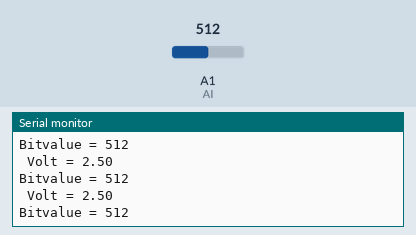
Recording of a sketch running on a simulated Arduino Uno, built with avr-gcc and run on an emulated ATmega328P. On the bench: the last lines printed to the serial monitor. Inputs (shaded band) come from the test bench; at power-on: A1 (AI) = 512.

Above: at 1.2 s.
1.3 s: A1 (AI) set to 105
At 2.2 s:
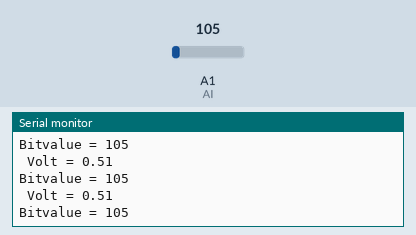
2.8 s: A1 (AI) set to 90
At 3.7 s:
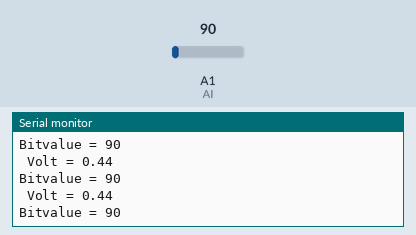
5.8 s: A1 (AI) set to 11
At 6.4 s:
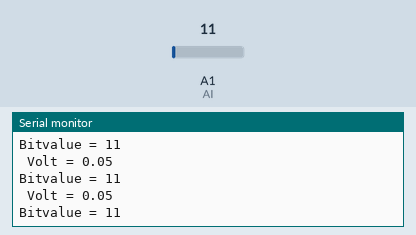
8.8 s: A1 (AI) set to 8
At 9.8 s:
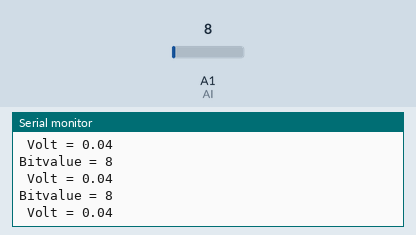
Timing chart, 0 to 11.8 s (numbered marks = the images above; inputs shaded):
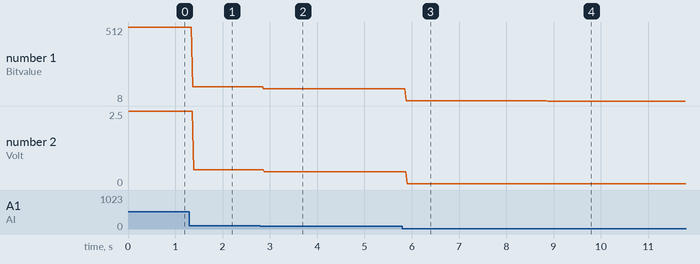

The sketch:

er_and_display_bit-value_and_voltage_value_on_serial_monitor.ino
```cpp
int AI = A1; // Intalizier AI at the output signa of the potentiometer
float volt = 0.0; // use float for volt to read decimode number
void setup() {
  // put your setup code here, to run once:
Serial.begin(9600); // start serial monitor
}

void loop() {
 int Bitvalue = analogRead(AI); // To set the Bitvalue into the analog value from A1
Serial.print( "Bitvalue = "); // print out the line : Bitvalue =
Serial.println(Bitvalue); // print the value of AI
float volt = (Bitvalue/1023.0)*5.0; // use this fomula to convert the bit value to voltage value
Serial.print( " Volt = "); // print out the line : volt =
Serial.println(volt); // print out the voltage value
}
```

Measured:
- the behaviour switches between 10 and 9 on A1 (AI) (found by bisection; images 3 and 4)
- after the input at 1.3 s, the serial monitor: prints a new line after 0.07 s (image 1)
- after the input at 2.8 s, the serial monitor: prints a new line after 0.07 s (image 2)
- after the input at 5.8 s, the serial monitor: prints a new line after 0.09 s (image 3)
- after the input at 8.8 s, the serial monitor: prints a new line after 0.07 s (image 4)
- plotted number 1: 512 → 105 after the input at 1.3 s, 105 → 90 after the input at 2.8 s, 90 → 11 after the input at 5.8 s, 11 → 8 after the input at 8.8 s
- plotted number 2: 2.5 → 0.51 after the input at 1.3 s, 0.51 → 0.44 after the input at 2.8 s, 0.44 → 0.05 after the input at 5.8 s, 0.05 → 0 after the input at 8.8 s
